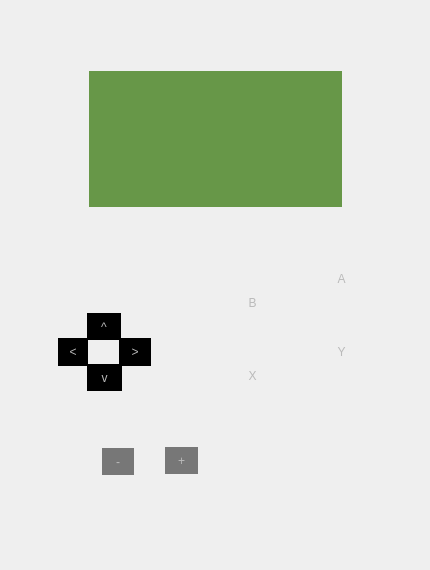
<?xml version="1.0" encoding="UTF-8"?>
<ui version="4.0">
 <class>MainWindow</class>
 <widget class="QMainWindow" name="MainWindow">
  <property name="geometry">
   <rect>
    <x>0</x>
    <y>0</y>
    <width>430</width>
    <height>570</height>
   </rect>
  </property>
  <property name="minimumSize">
   <size>
    <width>430</width>
    <height>570</height>
   </size>
  </property>
  <property name="maximumSize">
   <size>
    <width>430</width>
    <height>570</height>
   </size>
  </property>
  <property name="cursor">
   <cursorShape>PointingHandCursor</cursorShape>
  </property>
  <property name="windowTitle">
   <string>MainWindow</string>
  </property>
  <property name="styleSheet">
   <string notr="true"/>
  </property>
  <widget class="QWidget" name="centralwidget">
   <widget class="QPushButton" name="upButton">
    <property name="geometry">
     <rect>
      <x>87</x>
      <y>313</y>
      <width>34</width>
      <height>27</height>
     </rect>
    </property>
    <property name="styleSheet">
     <string notr="true">background-color:rgb(0, 0, 0);
color: rgb(186, 186, 186);
border: none;</string>
    </property>
    <property name="text">
     <string>^</string>
    </property>
   </widget>
   <widget class="QTextEdit" name="textEdit">
    <property name="geometry">
     <rect>
      <x>89</x>
      <y>71</y>
      <width>171</width>
      <height>136</height>
     </rect>
    </property>
    <property name="cursor" stdset="0">
     <cursorShape>PointingHandCursor</cursorShape>
    </property>
    <property name="styleSheet">
     <string notr="true">background-color: rgb(103, 151, 72);
color: rgb(0, 0, 0);
border: none;
</string>
    </property>
    <property name="readOnly">
     <bool>true</bool>
    </property>
   </widget>
   <widget class="QPushButton" name="bButton">
    <property name="geometry">
     <rect>
      <x>220</x>
      <y>276</y>
      <width>65</width>
      <height>53</height>
     </rect>
    </property>
    <property name="styleSheet">
     <string notr="true">
color: rgb(186, 186, 186);
border: none;</string>
    </property>
    <property name="text">
     <string>B</string>
    </property>
    <property name="iconSize">
     <size>
      <width>16</width>
      <height>16</height>
     </size>
    </property>
   </widget>
   <widget class="QPushButton" name="downButton">
    <property name="geometry">
     <rect>
      <x>87</x>
      <y>364</y>
      <width>35</width>
      <height>27</height>
     </rect>
    </property>
    <property name="autoFillBackground">
     <bool>false</bool>
    </property>
    <property name="styleSheet">
     <string notr="true">background-color:rgb(0, 0, 0);
color: rgb(186, 186, 186);
border: none;</string>
    </property>
    <property name="text">
     <string>v</string>
    </property>
   </widget>
   <widget class="QPushButton" name="leftButton">
    <property name="geometry">
     <rect>
      <x>58</x>
      <y>338</y>
      <width>30</width>
      <height>28</height>
     </rect>
    </property>
    <property name="styleSheet">
     <string notr="true">background-color:rgb(0, 0, 0);
color: rgb(186, 186, 186);
border: none;</string>
    </property>
    <property name="text">
     <string>&lt;</string>
    </property>
   </widget>
   <widget class="QPushButton" name="rightButton">
    <property name="geometry">
     <rect>
      <x>119</x>
      <y>338</y>
      <width>32</width>
      <height>28</height>
     </rect>
    </property>
    <property name="styleSheet">
     <string notr="true">background-color:rgb(0, 0, 0);
color: rgb(186, 186, 186);
border: none;</string>
    </property>
    <property name="text">
     <string>&gt;</string>
    </property>
   </widget>
   <widget class="QPushButton" name="aButton">
    <property name="geometry">
     <rect>
      <x>309</x>
      <y>252</y>
      <width>65</width>
      <height>53</height>
     </rect>
    </property>
    <property name="styleSheet">
     <string notr="true">
color: rgb(186, 186, 186);
border: none;
</string>
    </property>
    <property name="text">
     <string>A</string>
    </property>
   </widget>
   <widget class="QPushButton" name="selectButton">
    <property name="geometry">
     <rect>
      <x>102</x>
      <y>448</y>
      <width>32</width>
      <height>27</height>
     </rect>
    </property>
    <property name="styleSheet">
     <string notr="true">background-color: rgb(119, 119, 119);
color: rgb(186, 186, 186);
border: none;</string>
    </property>
    <property name="text">
     <string>-</string>
    </property>
   </widget>
   <widget class="QPushButton" name="startButton">
    <property name="geometry">
     <rect>
      <x>165</x>
      <y>447</y>
      <width>33</width>
      <height>27</height>
     </rect>
    </property>
    <property name="styleSheet">
     <string notr="true">background-color: rgb(119, 119, 119);
color: rgb(186, 186, 186);
border: none;</string>
    </property>
    <property name="text">
     <string>+</string>
    </property>
   </widget>
   <widget class="QLabel" name="Background">
    <property name="enabled">
     <bool>true</bool>
    </property>
    <property name="geometry">
     <rect>
      <x>0</x>
      <y>0</y>
      <width>431</width>
      <height>571</height>
     </rect>
    </property>
    <property name="styleSheet">
     <string notr="true"/>
    </property>
    <property name="text">
     <string/>
    </property>
    <property name="pixmap">
     <pixmap resource="res.qrc">:/res/background.png</pixmap>
    </property>
    <property name="scaledContents">
     <bool>true</bool>
    </property>
    <property name="textInteractionFlags">
     <set>Qt::NoTextInteraction</set>
    </property>
   </widget>
   <widget class="QTextEdit" name="textEdit_2">
    <property name="geometry">
     <rect>
      <x>260</x>
      <y>71</y>
      <width>82</width>
      <height>36</height>
     </rect>
    </property>
    <property name="styleSheet">
     <string notr="true">background-color: rgb(103, 151, 72);
color: rgb(0, 0, 0);
border: none;
</string>
    </property>
   </widget>
   <widget class="QTextEdit" name="textEdit_3">
    <property name="geometry">
     <rect>
      <x>260</x>
      <y>106</y>
      <width>82</width>
      <height>36</height>
     </rect>
    </property>
    <property name="styleSheet">
     <string notr="true">background-color: rgb(103, 151, 72);
color: rgb(0, 0, 0);
border: none;</string>
    </property>
   </widget>
   <widget class="QListWidget" name="listWidget">
    <property name="geometry">
     <rect>
      <x>260</x>
      <y>140</y>
      <width>82</width>
      <height>67</height>
     </rect>
    </property>
    <property name="styleSheet">
     <string notr="true">background-color: rgb(103, 151, 72);
color: rgb(0, 0, 0);
border: none;</string>
    </property>
   </widget>
   <widget class="QPushButton" name="xButton">
    <property name="geometry">
     <rect>
      <x>220</x>
      <y>349</y>
      <width>65</width>
      <height>53</height>
     </rect>
    </property>
    <property name="styleSheet">
     <string notr="true">
color: rgb(186, 186, 186);
border: none;</string>
    </property>
    <property name="text">
     <string>X</string>
    </property>
   </widget>
   <widget class="QPushButton" name="yButton">
    <property name="geometry">
     <rect>
      <x>309</x>
      <y>325</y>
      <width>65</width>
      <height>53</height>
     </rect>
    </property>
    <property name="styleSheet">
     <string notr="true">
color: rgb(186, 186, 186);
border: none;</string>
    </property>
    <property name="text">
     <string>Y</string>
    </property>
   </widget>
   <zorder>Background</zorder>
   <zorder>upButton</zorder>
   <zorder>textEdit</zorder>
   <zorder>downButton</zorder>
   <zorder>leftButton</zorder>
   <zorder>rightButton</zorder>
   <zorder>aButton</zorder>
   <zorder>selectButton</zorder>
   <zorder>startButton</zorder>
   <zorder>bButton</zorder>
   <zorder>textEdit_2</zorder>
   <zorder>textEdit_3</zorder>
   <zorder>listWidget</zorder>
   <zorder>xButton</zorder>
   <zorder>yButton</zorder>
  </widget>
 </widget>
 <resources>
  <include location="res.qrc"/>
 </resources>
 <connections/>
</ui>
